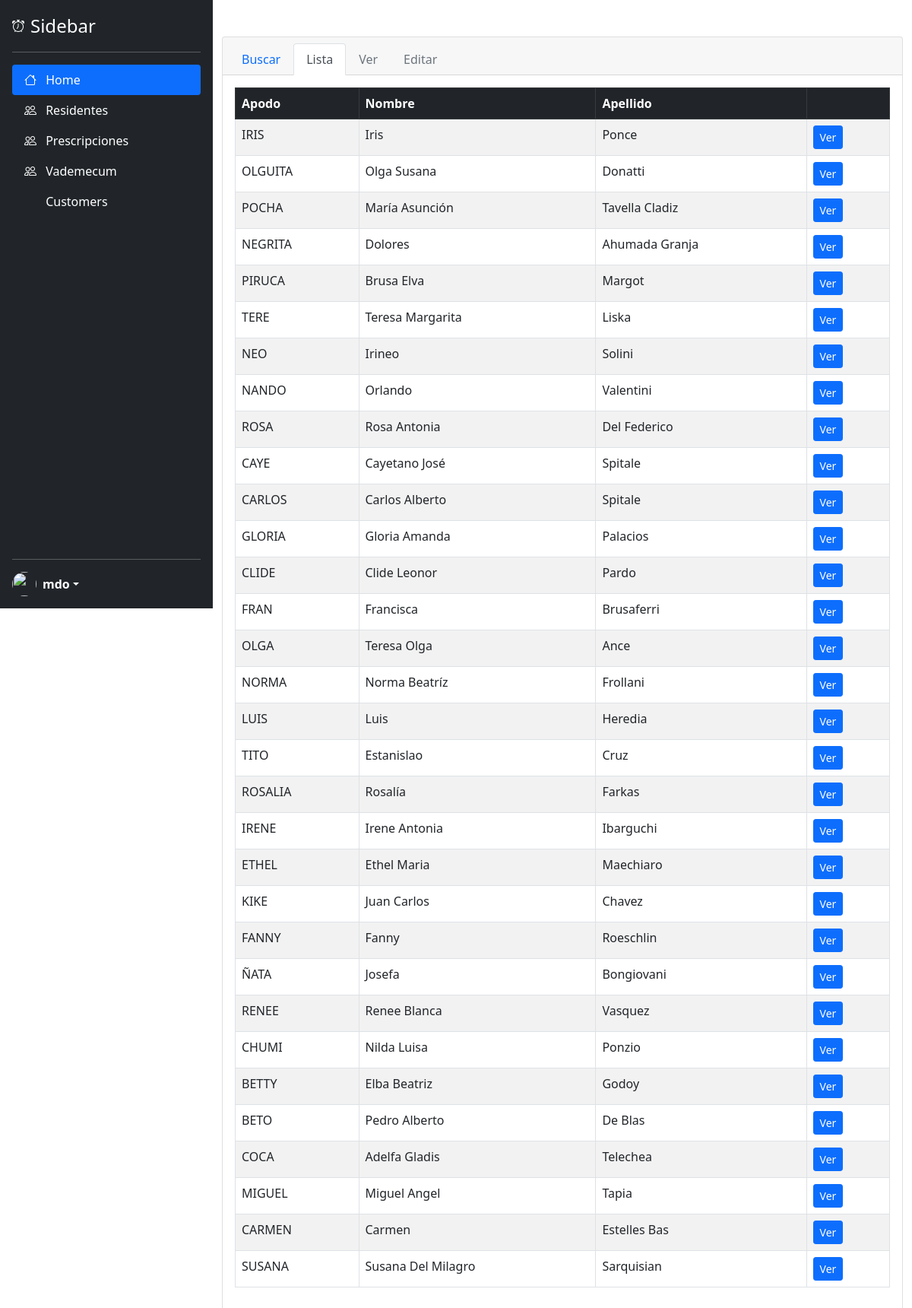
Screenshot of /residents_list with the database file from the repository.
### tables this page shows
CREATE TABLE "residents" (
	"resident_id"	INTEGER,
	"name"	CHAR(20) NOT NULL,
	"last_name"	CHAR(20) NOT NULL,
	"status"	CHAR(10) NOT NULL,
	"admission_date"	DATE NOT NULL,
	"birth_date"	DATE,
	"age"	CHAR(3),
	"gender"	CHAR(10) NOT NULL,
	"citizenship"	CHAR(20),
	"marital_status"	CHAR(20),
	"id_type"	CHAR(10) NOT NULL,
	"id_number"	CHAR(10) NOT NULL,
	"address"	CHAR(30) NOT NULL,
	"city"	CHAR(20) NOT NULL,
	"prepaid"	CHAR(30),
	"affiliation_number"	CHAR(20),
	"nickname"	CHAR(20),
	PRIMARY KEY("resident_id" AUTOINCREMENT)
);

### main.py (the view)
@app.route("/residents_list", methods = ["GET"])
def residents_list():
    residents_list = get_residents_list()
    for resident in residents_list:
        resident.to_show_in_html()
    return render_template('/residents_list.html', residents_list = residents_list)

### src/resident.py (called while the page is built)
def create_resident_dictionary(resident_tuple):
    resident_dictionary = {
        "resident_id" : resident_tuple[0],
        "name" : resident_tuple[1],
        "last_name" : resident_tuple[2],
        "status" : resident_tuple[3],
        "admission_date" : resident_tuple[4],
        "birth_date" : resident_tuple[5],
        "age" : resident_tuple[6],
        "gender" : resident_tuple[7],
        "citizenship" : resident_tuple[8],
        "marital_status" : resident_tuple[9],
        "id_type" : resident_tuple[10],
        "id_number" : resident_tuple[11],
        "address" : resident_tuple[12],
        "city" : resident_tuple[13],
        "prepaid" : resident_tuple[14],
        "affiliation_number" : resident_tuple[15],
        "nickname" : resident_tuple[16]
    }
    return resident_dictionary

def get_residents_list():
    with sqlite3.connect("./ayekan.db") as conn:
        cursor = conn.cursor()
        cursor.execute(f"SELECT * FROM residents;")
        result = cursor.fetchall()
        residents_list = []
        for resident in result:
            resident_dictionary = create_resident_dictionary(resident)
            resident = Resident(resident_dictionary)
            residents_list.append(resident)
        return residents_list

    def to_show_in_html(self):
        self.status = self.status.title()
        self.name = self.name.title()
        self.last_name = self.last_name.title()
        self.gender = self.gender.title()
        self.citizenship = self.citizenship.title()
        self.marital_status = self.marital_status.title()
        self.address = self.address.title()
        self.city = self.city.title()
        self.id_type = self.id_type.upper()
        self.prepaid = self.prepaid.upper()
        self.nickname = self.nickname.upper()

### app/templates/residents_list.html (shortened to what this page needs)
{% extends "base.html" %}
{% block content %}
  <div class="card">
    <div class="card-header">
      <ul class="nav nav-tabs card-header-tabs">
        <li class="nav-item">
            <a class="nav-link" aria-current="true" href="{{ url_for('resident_search') }}">Buscar</a>
        </li>
        <li class="nav-item">
            <a class="nav-link active" href="{{ url_for('residents_list') }}">Lista</a>
        </li>
        <li class="nav-item">
          <a class="nav-link disabled" href="#">Ver</a>
        </li>
        <li class="nav-item">
            <a class="nav-link disabled" href="#" tabindex="-1" aria-disabled="true">Editar</a>
        </li>
      </ul>
    </div>
    <div class="card-body">
      <table class="table table-striped table-bordered" aria-describedby="datatable-buttons_info">
        <thead class="table-dark">
          <tr>
            <th scope="col">Apodo</th>
            <th scope="col">Nombre</th>
            <th scope="col">Apellido</th>
            <th scope="col"></th>
          </tr>
        </thead>
        <tbody>
          {% for resident in residents_list %}
          <tr>
            <td>{{ resident.nickname }}</td>
            <td>{{ resident.name }}</td>
            <td>{{ resident.last_name }}</td>
            <td>
              <a href="{{ url_for('selected', resident_id=resident.resident_id) }}" class="btn btn-primary btn-sm">Ver</a>
            </td>
          </tr>
          {% endfor %}
        </tbody>
      </table>
    </div>
  </div>
{% endblock %}

### rows the page displays
residents: nickname "IRIS", name "Iris", last_name "Ponce"
residents: nickname "OLGUITA", name "Olga Susana", last_name "Donatti"
residents: nickname "POCHA", name "María Asunción", last_name "Tavella Cladiz"
residents: nickname "NEGRITA", name "Dolores", last_name "Ahumada Granja"
residents: nickname "PIRUCA", name "Brusa Elva", last_name "Margot"
residents: nickname "TERE", name "Teresa Margarita", last_name "Liska"
residents: nickname "NEO", name "Irineo", last_name "Solini"
residents: nickname "NANDO", name "Orlando", last_name "Valentini"
residents: nickname "ROSA", name "Rosa Antonia", last_name "Del Federico"
residents: nickname "CAYE", name "Cayetano José", last_name "Spitale"
residents: nickname "CARLOS", name "Carlos Alberto", last_name "Spitale"
residents: nickname "GLORIA", name "Gloria Amanda", last_name "Palacios"
residents: nickname "CLIDE", name "Clide Leonor", last_name "Pardo"
residents: nickname "FRAN", name "Francisca", last_name "Brusaferri"
residents: nickname "OLGA", name "Teresa Olga", last_name "Ance"
residents: nickname "NORMA", name "Norma Beatríz", last_name "Frollani"
residents: nickname "LUIS", name "Luis", last_name "Heredia"
residents: nickname "TITO", name "Estanislao", last_name "Cruz"
residents: nickname "ROSALIA", name "Rosalía", last_name "Farkas"
residents: nickname "IRENE", name "Irene Antonia", last_name "Ibarguchi"
residents: nickname "ETHEL", name "Ethel Maria", last_name "Maechiaro"
residents: nickname "KIKE", name "Juan Carlos", last_name "Chavez"
residents: nickname "FANNY", name "Fanny", last_name "Roeschlin"
residents: nickname "ÑATA", name "Josefa", last_name "Bongiovani"
residents: nickname "RENEE", name "Renee Blanca", last_name "Vasquez"
residents: nickname "CHUMI", name "Nilda Luisa", last_name "Ponzio"
residents: nickname "BETTY", name "Elba Beatriz", last_name "Godoy"
residents: nickname "BETO", name "Pedro Alberto", last_name "De Blas"
residents: nickname "COCA", name "Adelfa Gladis", last_name "Telechea"
residents: nickname "MIGUEL", name "Miguel Angel", last_name "Tapia"
residents: nickname "CARMEN", name "Carmen", last_name "Estelles Bas"
residents: nickname "SUSANA", name "Susana Del Milagro", last_name "Sarquisian"
